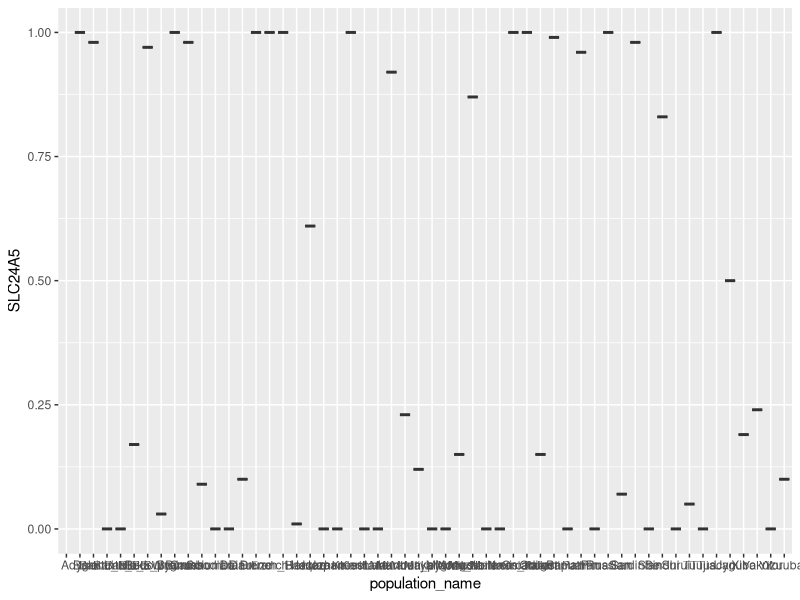
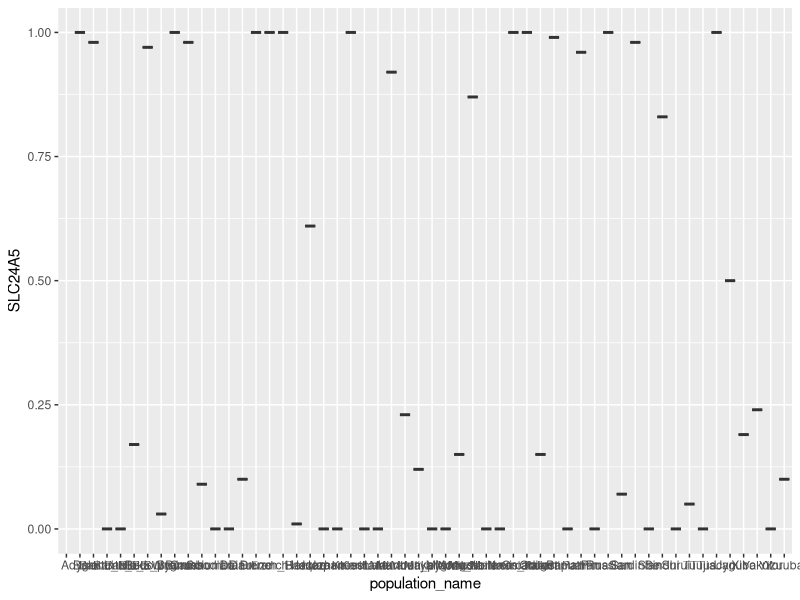
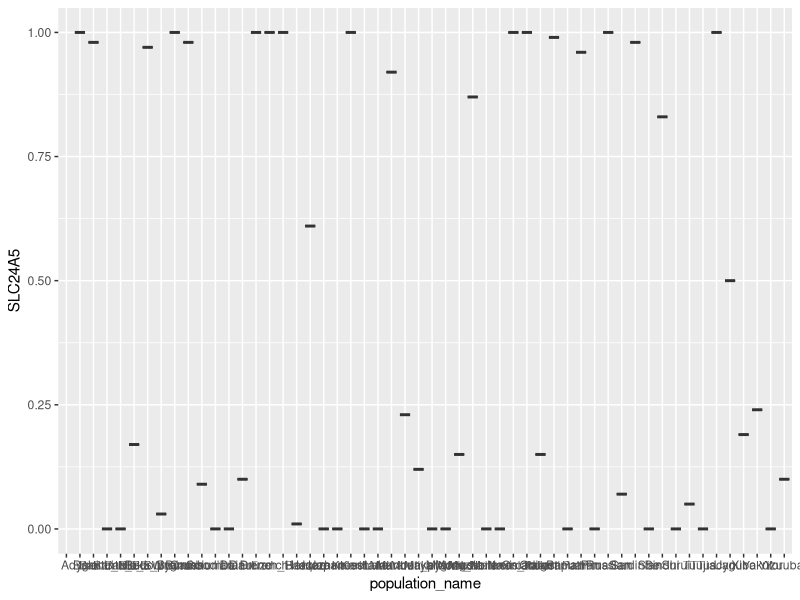
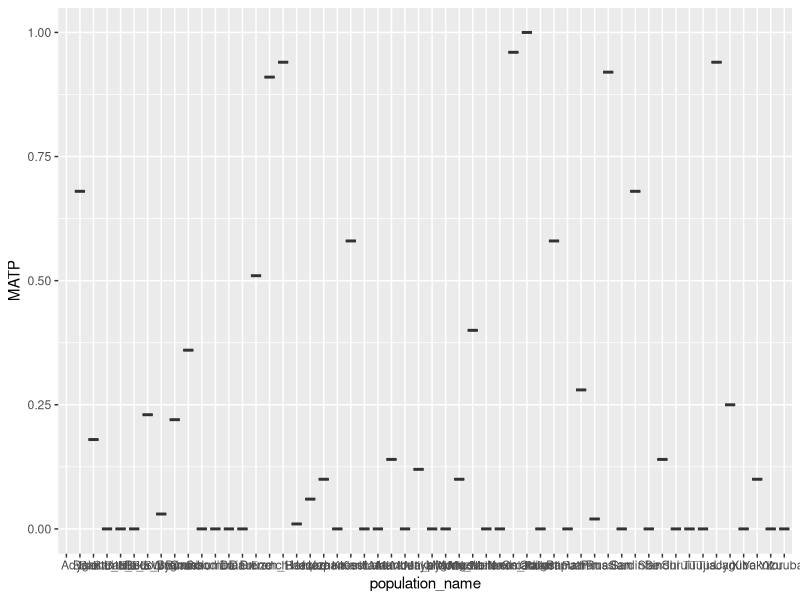
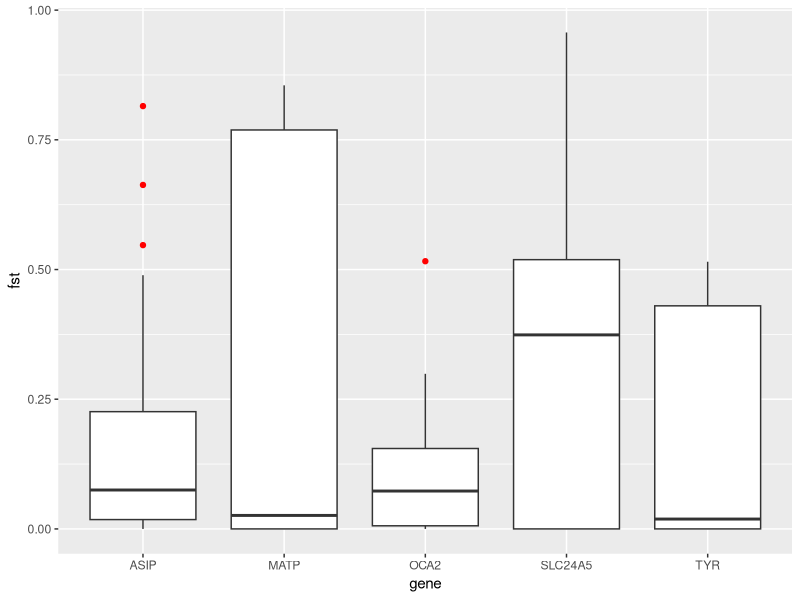

Source code (R) for these figures, in order:
## ---- chunk 1
fst <- read.csv("./fst_values_human_skin_pigmentation.csv", header = TRUE, sep = ',')
head(fst)

alleleFrequency <- read.csv("./allele_freq_data_human_pigmentation_genes.csv", header = TRUE, sep = ',')
head(alleleFrequency)

# potential questions for the dataset!
# study OCA2 gene and the fixation index relating to it across the population

# PCA of Fst across the populations

# The populations the alleles are fixed, is there a trend here?

library(tidyverse)

ggplot(alleleFrequency, aes(x=population_name, y=SLC24A5)) + geom_boxplot() # this gene is either fixed or gone extinct in the most of the populations studied
ggplot(alleleFrequency, aes(x=population_name, y=SLC24A5)) + geom_boxplot(outlier.colour = 'red')

ggplot(alleleFrequency, aes(x=population_name, y=SLC24A5)) + geom_boxplot(outlier.colour = 'red')

ggplot(alleleFrequency, aes(x=population_name, y=MATP)) + geom_boxplot(outlier.colour = 'red')

ggplot(fst, aes(x=gene, y=fst)) + geom_boxplot(outlier.colour = 'red')

alleleFrequency_long <- gather(alleleFrequency, population_name, n, ASIP:SLC24A5, factor_key = TRUE)
head(alleleFrequency_long)

